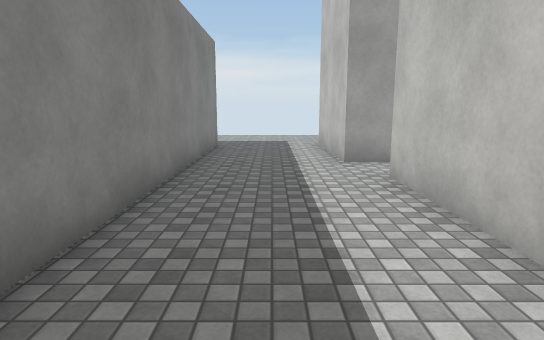
[1] (above)

21 first-person views from a walk through a Unity game level. The camera is 1.5 m above the floor, tilts 10° down and sees 75° across. The floor is counted in squares, 1 m on a side. Each view is taken from the middle of a square. On the plan, view 1 faces up. The plan holds only what a view shows up to about 16 squares ahead; the rest is blank. The place goes on beyond the plan. The player character is not drawn. Surface patterns are stand-ins for the level's own textures.

[2]
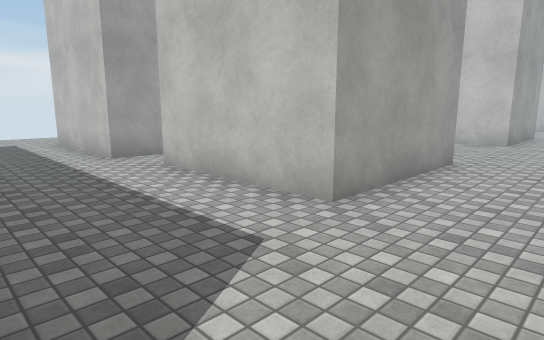

[3]
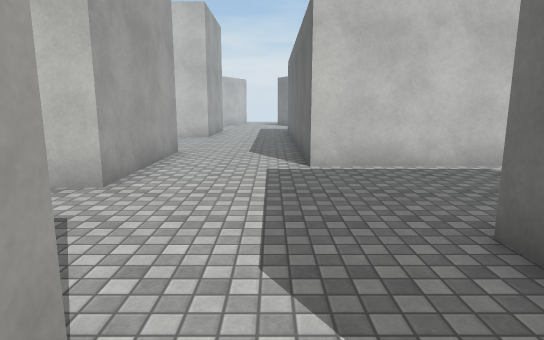

[4]
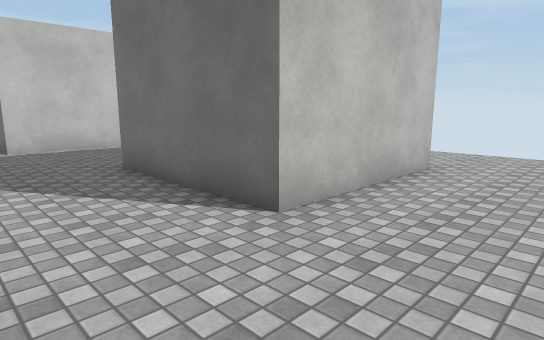

[5]
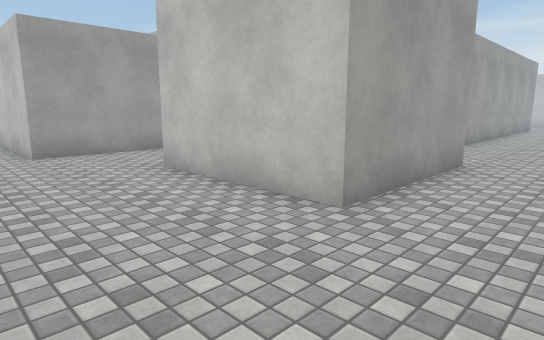

[6]
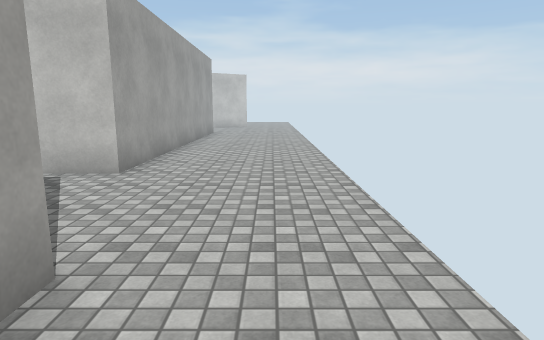

[7]
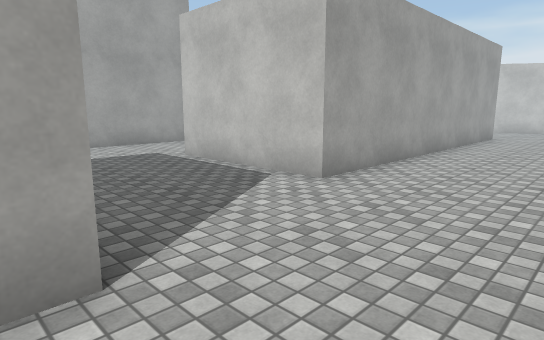

[8]
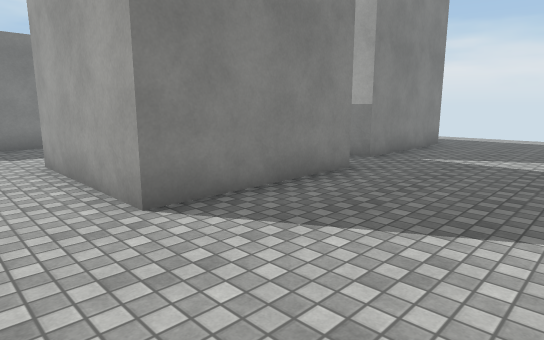

[9]
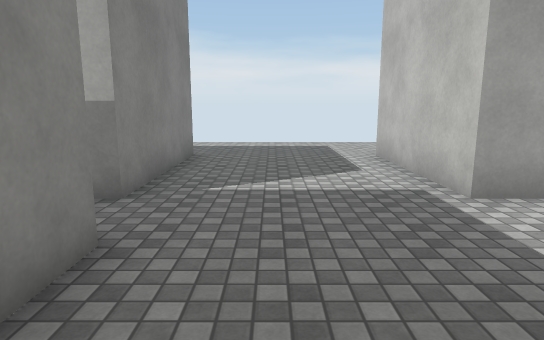

[10]
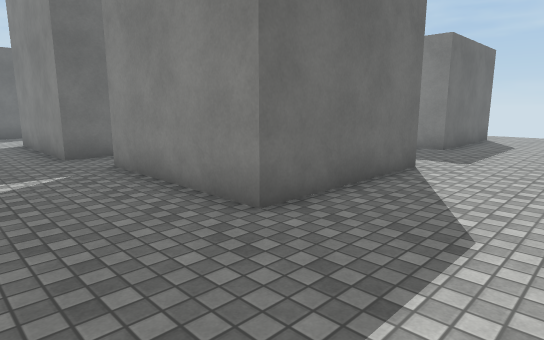

[11]
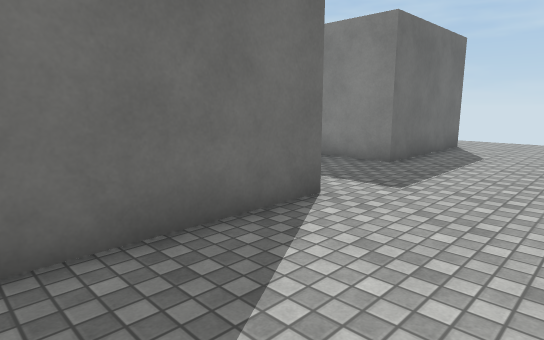

[12]
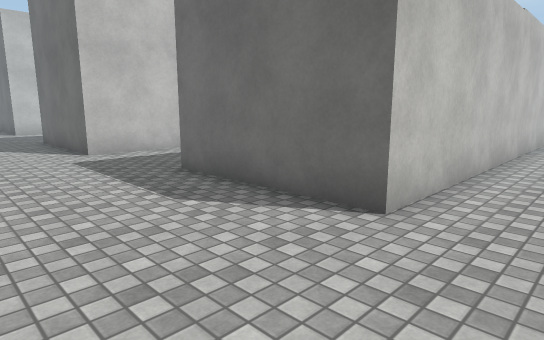

[13]
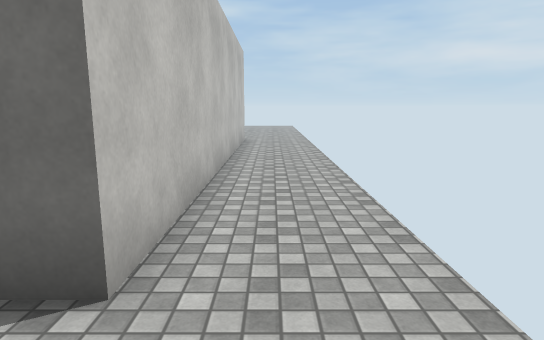

[14]
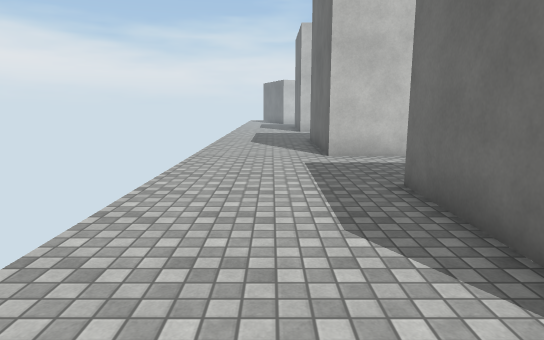

[15]
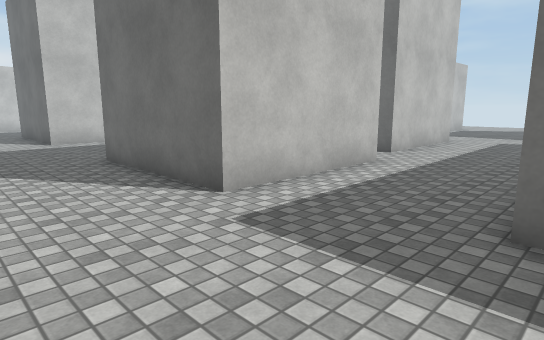

[16]
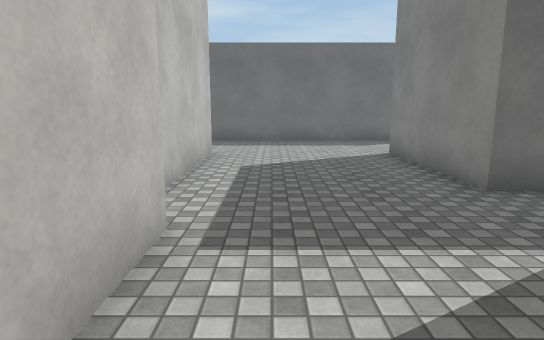

[17]
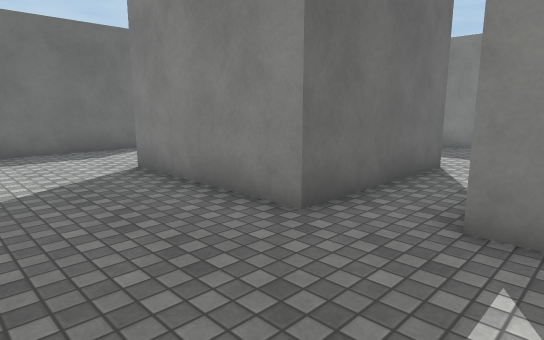

[18]
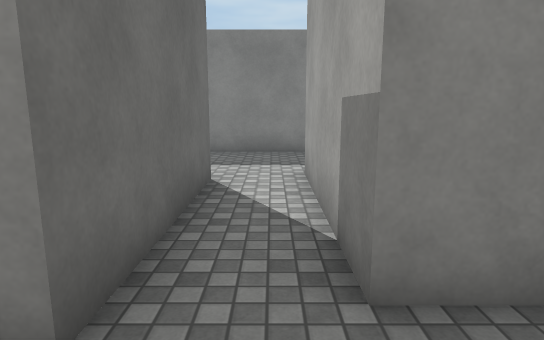

[19]
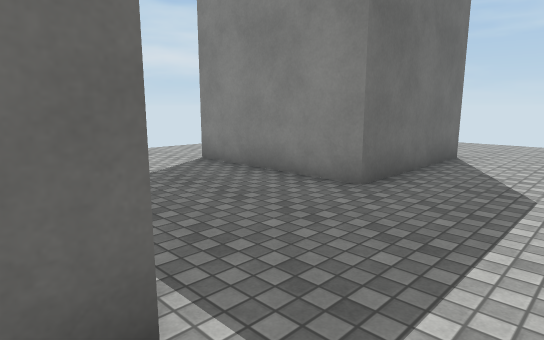

[20]
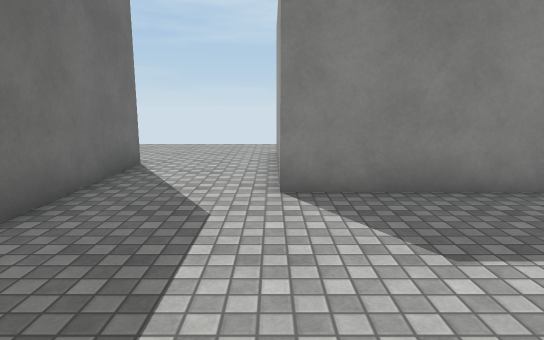

[21]
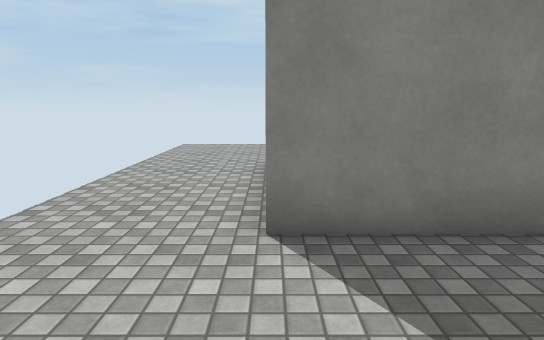

### Floor plan
Points are (right, up) in squares from view 1. A wall is a line through its corners. A room is listed if a view was taken in it or the views show most of it. See-through windows are left out.
Room 1 (views 1, 2, 3, 4, 5, 6, 7, 8, 9, 10, 11, 12, 13, 14, 15, 16, 17, 18, 19, 20, 21)
walls: (2.6, 2.2) (2.6, 7.7) (8.1, 7.7) (8.1, 2.2) (2.6, 2.2); (-2.2, 0.1) (-7.7, 0.1) (-7.7, 14.4) (-2.2, 14.4) (-2.2, 0.1); (2, 9.7) (2, 15.2) (7.5, 15.2) (7.5, 9.7) (2, 9.7); (-0.1, -3.6) (-0.1, -9.1) (-5.6, -9.1) (-5.6, -3.6) (-0.1, -3.6); (13.3, 9.6) (13.3, 15.2); (13.5, -7.5) (5, -7.5) (5, -2) (13.5, -2)

Where each view was taken, in squares from view 1:
view 1: 0 up, 0 right, facing up
view 2: 1 down, 2 left, facing up-right
view 3: 1 down, 4 left, facing right
view 4: 0 up, 9 left, facing down-right
view 5: 12 down, 10 left, facing up-right
view 6: 11 down, 3 left, facing right
view 7: 12 down, 1 left, facing up-right
view 8: 0 up, 13 right, facing up-left
view 9: 4 up, 10 right, facing up
view 10: 19 up, 11 right, facing down-left
view 11: 19 up, 7 right, facing down-left
view 12: 19 up, 10 left, facing down-right
view 13: 17 up, 9 left, facing down
view 14: 17 up, 9 left, facing right
view 15: 19 up, 3 left, facing down-right
view 16: 14 up, 12 right, facing down
view 17: 11 up, 12 right, facing down-left
view 18: 9 up, 10 right, facing left
view 19: 0 up, 6 right, facing down-left
view 20: 0 up, 4 right, facing left
view 21: 9 down, 4 right, facing left
